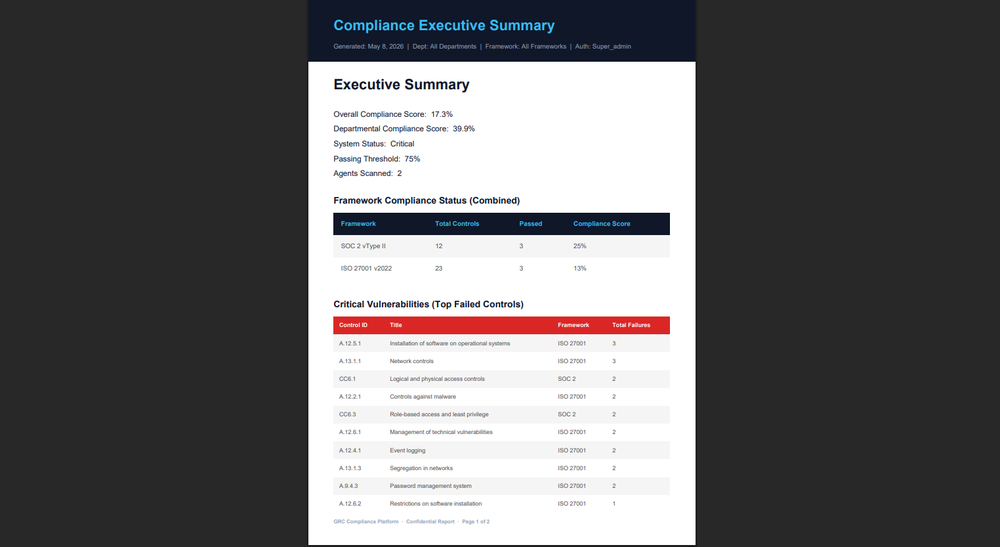
#> input picture Project Report Thesis/ICMS_Official_Thesis/images/pdf_compliance1_flattened.png, 1000 x 547 px, shrunk from 1524 x 833 before the run
$ python crop_images.py
#> lines starting #> are read from the running program, lines starting #| are printed output that depends on the picture
from PIL import Image, ImageChops

def autocrop(image_path, output_path):
#> called with image_path = 'images/pdf_compliance1_flattened.png', output_path = 'images/pdf_compliance1_cropped.png'
    img = Image.open(image_path).convert('RGB')
#> img is the input picture: PIL image 1000x547 RGB; mean R, G, B 106.4, 105.3, 106.5
    # Assume the document is white or very light, and the background is either white or dark grey.
    # Let's crop the image by finding the bounding box of the central document.
    # If the background was dark grey, we can find the white document.
    # But my previous script flattened transparency to white.
    # Let's just find the bounding box of the non-background pixels.
    bg = Image.new('RGB', img.size, img.getpixel((0, 0)))
#> bg: PIL image 1000x547 RGB; every value is 40
    diff = ImageChops.difference(img, bg)
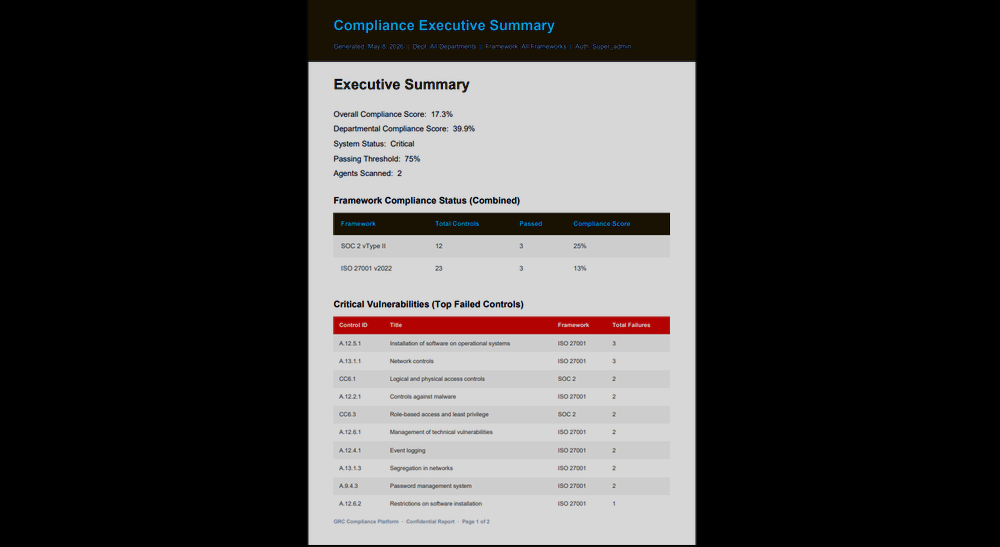
#> diff: PIL image 1000x547 RGB; mean R, G, B 69.2, 67.3, 66.8
    bbox = diff.getbbox()
#> bbox = (305, 0, 698, 547)
    if bbox:
        cropped = img.crop(bbox)
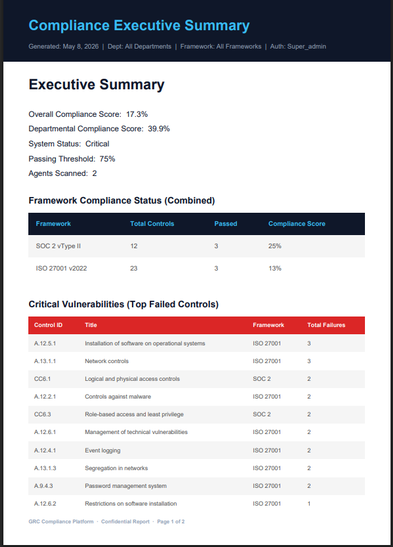
#> cropped: PIL image 393x547 RGB; mean R, G, B 209, 206.1, 209.2
        cropped.save(output_path)
        print(f'Cropped {image_path} to {bbox}')
#| Cropped images/pdf_compliance1_flattened.png to (305, 0, 698, 547)
    else:
        img.save(output_path)
        print(f'Could not crop {image_path}')

autocrop('images/pdf_compliance1_flattened.png', 'images/pdf_compliance1_cropped.png')
autocrop('images/pdf_compliance2_flattened.png', 'images/pdf_compliance2_cropped.png')
#> call 2 of autocrop, with image_path = 'images/pdf_compliance2_flattened.png', output_path = 'images/pdf_compliance2_cropped.png'
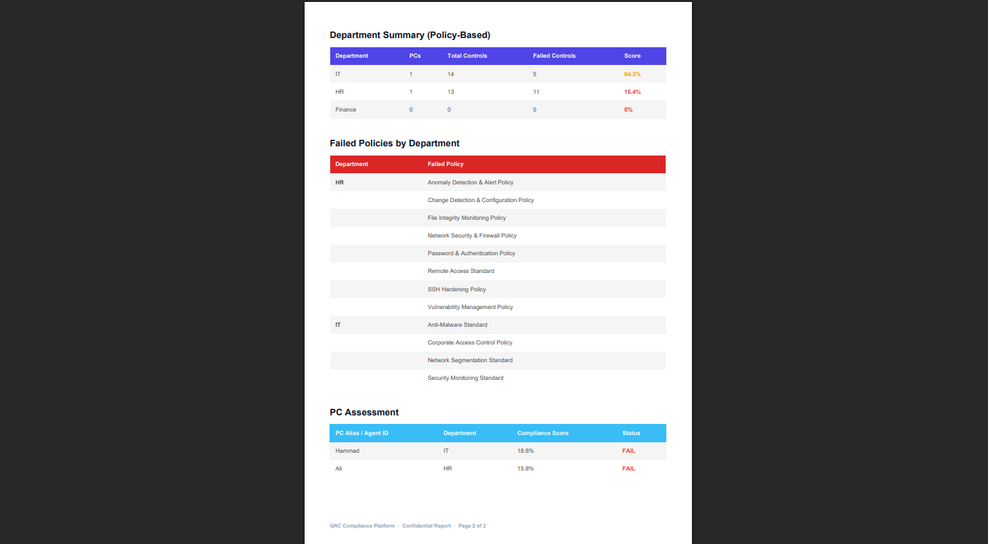
#> input picture Project Report Thesis/ICMS_Official_Thesis/images/pdf_compliance2_flattened.png, 988 x 544 px, shrunk from 1505 x 829 before the run
#> in autocrop, img is the input picture: PIL image 988x544 RGB; mean R, G, B 117.4, 116.8, 119.2
#> in autocrop (call 2), `bg = Image.new('RGB', img.size, img.getpixel((0, 0)))`: bg: PIL image 988x544 RGB; every value is 40
#> in autocrop (call 2), `diff = ImageChops.difference(img, bg)`:
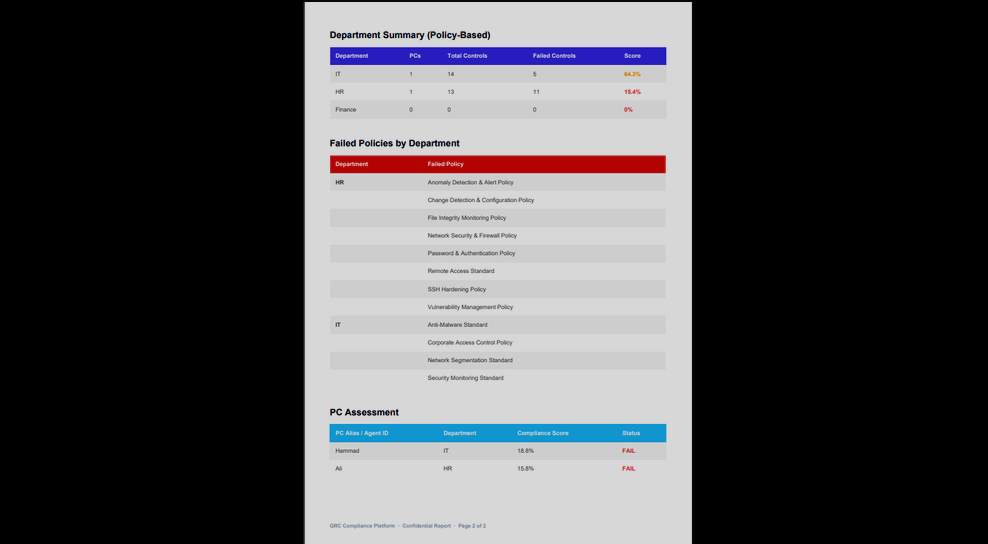
#> diff: PIL image 988x544 RGB; mean R, G, B 77.5, 77, 79.4
#> in autocrop (call 2), `bbox = diff.getbbox()`: bbox = (302, 0, 695, 544)
#> in autocrop (call 2), `cropped = img.crop(bbox)`:
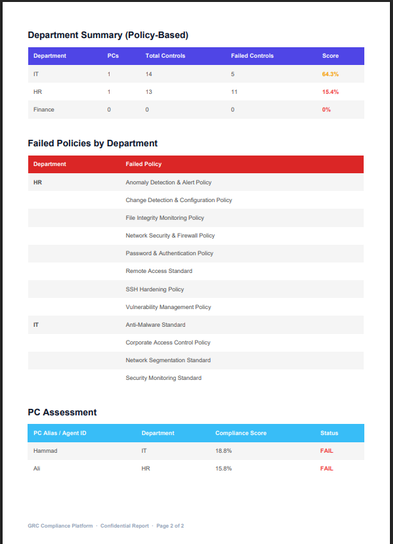
#> cropped: PIL image 393x544 RGB; mean R, G, B 234.7, 233.1, 239.1
#| Cropped images/pdf_compliance2_flattened.png to (302, 0, 695, 544)
